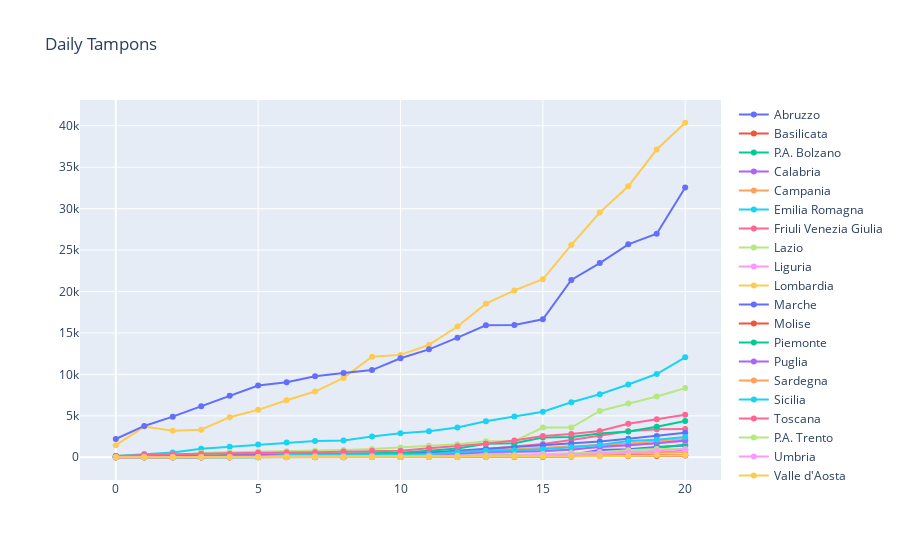

The notebook cell this image was saved under:
### Markdown cell above
# Cumulative number of test tempons

### Code cell
regioni=df.denominazione_regione.unique()
obs_death=[]

for r in regioni:
    
    y=df.loc[df.denominazione_regione==r].tamponi.values
    daily_y=[]
    for i in np.arange(len(y)-1):
        daily_y.append(y[i+1]-y[i])
        
    x= np.arange(len(y))
    obs=go.Scatter(x=x, y=y, mode='lines+markers',name= str(r))
    obs_death.append(obs)

layout = go.Layout(title='Daily Tampons')
iplot({"data": obs_death,"layout": layout})

### Figure 1 — Plotly figure (JSON) as saved in the notebook; plotly's stock layout.template omitted (floating-point values rounded to 4 significant figures)
{"data": [{"mode": "lines+markers", "name": "Abruzzo", "type": "scatter", "x": [0, 1, 2, 3, 4, 5, 6, 7, 8, 9, 10, 11, 12, 13, 14, 15, 16, 17, 18, 19, 20], "y": [5, 5, 13, 33, 33, 43, 52, 52, 52, 85, 96, 96, 123, 163, 237, 310, 310, 867, 958, 1232, 1419]}, {"mode": "lines+markers", "name": "Basilicata", "type": "scatter", "x": [0, 1, 2, 3, 4, 5, 6, 7, 8, 9, 10, 11, 12, 13, 14, 15, 16, 17, 18, 19, 20], "y": [0, 0, 0, 0, 0, 32, 39, 39, 42, 48, 54, 63, 75, 123, 135, 148, 155, 155, 155, 155, 208]}, {"mode": "lines+markers", "name": "P.A. Bolzano", "type": "scatter", "x": [0, 1, 2, 3, 4, 5, 6, 7, 8, 9, 10, 11, 12, 13, 14, 15, 16, 17, 18, 19, 20], "y": [1, 1, 1, 2, 2, 16, 20, 20, 20, 20, 20, 36, 36, 36, 36, 36, 75, 607, 811, 1135, 1497]}, {"mode": "lines+markers", "name": "Calabria", "type": "scatter", "x": [0, 1, 2, 3, 4, 5, 6, 7, 8, 9, 10, 11, 12, 13, 14, 15, 16, 17, 18, 19, 20], "y": [1, 2, 3, 14, 21, 27, 35, 39, 39, 46, 53, 99, 113, 113, 173, 360, 405, 483, 504, 711, 884]}, {"mode": "lines+markers", "name": "Campania", "type": "scatter", "x": [0, 1, 2, 3, 4, 5, 6, 7, 8, 9, 10, 11, 12, 13, 14, 15, 16, 17, 18, 19, 20], "y": [10, 10, 10, 10, 213, 373, 373, 373, 405, 429, 471, 471, 612, 980, 980, 1141, 1375, 1551, 1671, 1936, 2213]}, {"mode": "lines+markers", "name": "Emilia Romagna", "type": "scatter", "x": [0, 1, 2, 3, 4, 5, 6, 7, 8, 9, 10, 11, 12, 13, 14, 15, 16, 17, 18, 19, 20], "y": [148, 391, 577, 1033, 1277, 1550, 1795, 1973, 2012, 2500, 2884, 3136, 3604, 4344, 4906, 5494, 6640, 7600, 8787, 10043, 12054]}, {"mode": "lines+markers", "name": "Friuli Venezia Giulia", "type": "scatter", "x": [0, 1, 2, 3, 4, 5, 6, 7, 8, 9, 10, 11, 12, 13, 14, 15, 16, 17, 18, 19, 20], "y": [58, 89, 114, 141, 169, 189, 243, 269, 354, 376, 397, 577, 577, 997, 1344, 1602, 2073, 2604, 3149, 3376, 3407]}, {"mode": "lines+markers", "name": "Lazio", "type": "scatter", "x": [0, 1, 2, 3, 4, 5, 6, 7, 8, 9, 10, 11, 12, 13, 14, 15, 16, 17, 18, 19, 20], "y": [124, 124, 124, 552, 611, 679, 724, 773, 877, 995, 1175, 1373, 1582, 1929, 1929, 3591, 3591, 5592, 6491, 7335, 8345]}, {"mode": "lines+markers", "name": "Liguria", "type": "scatter", "x": [0, 1, 2, 3, 4, 5, 6, 7, 8, 9, 10, 11, 12, 13, 14, 15, 16, 17, 18, 19, 20], "y": [1, 39, 66, 78, 112, 121, 121, 121, 121, 133, 146, 229, 331, 401, 611, 694, 1025, 1174, 1442, 1750, 1973]}, {"mode": "lines+markers", "name": "Lombardia", "type": "scatter", "x": [0, 1, 2, 3, 4, 5, 6, 7, 8, 9, 10, 11, 12, 13, 14, 15, 16, 17, 18, 19, 20], "y": [1463, 3700, 3208, 3320, 4835, 5723, 6879, 7925, 9577, 12138, 12354, 13556, 15778, 18534, 20135, 21479, 25629, 29534, 32700, 37138, 40369]}, {"mode": "lines+markers", "name": "Marche", "type": "scatter", "x": [0, 1, 2, 3, 4, 5, 6, 7, 8, 9, 10, 11, 12, 13, 14, 15, 16, 17, 18, 19, 20], "y": [16, 21, 28, 46, 47, 68, 101, 137, 200, 288, 413, 585, 816, 1025, 1250, 1437, 1656, 1907, 2218, 2561, 2946]}, {"mode": "lines+markers", "name": "Molise", "type": "scatter", "x": [0, 1, 2, 3, 4, 5, 6, 7, 8, 9, 10, 11, 12, 13, 14, 15, 16, 17, 18, 19, 20], "y": [0, 0, 0, 0, 0, 0, 6, 13, 13, 19, 24, 104, 112, 116, 212, 225, 233, 238, 243, 247, 248]}, {"mode": "lines+markers", "name": "Piemonte", "type": "scatter", "x": [0, 1, 2, 3, 4, 5, 6, 7, 8, 9, 10, 11, 12, 13, 14, 15, 16, 17, 18, 19, 20], "y": [141, 141, 156, 156, 227, 308, 362, 434, 458, 543, 543, 793, 1046, 1636, 1681, 2374, 2431, 2879, 3105, 3680, 4375]}, {"mode": "lines+markers", "name": "Puglia", "type": "scatter", "x": [0, 1, 2, 3, 4, 5, 6, 7, 8, 9, 10, 11, 12, 13, 14, 15, 16, 17, 18, 19, 20], "y": [0, 0, 0, 0, 242, 252, 262, 278, 298, 322, 359, 395, 395, 627, 685, 747, 909, 1269, 1449, 1681, 2017]}, {"mode": "lines+markers", "name": "Sardegna", "type": "scatter", "x": [0, 1, 2, 3, 4, 5, 6, 7, 8, 9, 10, 11, 12, 13, 14, 15, 16, 17, 18, 19, 20], "y": [1, 1, 1, 1, 1, 1, 29, 29, 29, 42, 50, 99, 99, 149, 185, 204, 283, 302, 504, 530, 613]}, {"mode": "lines+markers", "name": "Sicilia", "type": "scatter", "x": [0, 1, 2, 3, 4, 5, 6, 7, 8, 9, 10, 11, 12, 13, 14, 15, 16, 17, 18, 19, 20], "y": [5, 5, 5, 5, 5, 6, 291, 307, 307, 367, 367, 367, 643, 791, 836, 955, 1194, 1477, 1950, 2100, 2452]}, {"mode": "lines+markers", "name": "Toscana", "type": "scatter", "x": [0, 1, 2, 3, 4, 5, 6, 7, 8, 9, 10, 11, 12, 13, 14, 15, 16, 17, 18, 19, 20], "y": [140, 296, 363, 410, 437, 531, 572, 613, 697, 776, 776, 1097, 1331, 1618, 2018, 2573, 2804, 3165, 4049, 4595, 5132]}, {"mode": "lines+markers", "name": "P.A. Trento", "type": "scatter", "x": [0, 1, 2, 3, 4, 5, 6, 7, 8, 9, 10, 11, 12, 13, 14, 15, 16, 17, 18, 19, 20], "y": [3, 3, 3, 32, 32, 43, 122, 122, 122, 122, 122, 122, 194, 228, 267, 399, 527, 593, 846, 1006, 1006]}, {"mode": "lines+markers", "name": "Umbria", "type": "scatter", "x": [0, 1, 2, 3, 4, 5, 6, 7, 8, 9, 10, 11, 12, 13, 14, 15, 16, 17, 18, 19, 20], "y": [0, 8, 8, 8, 8, 31, 35, 35, 45, 58, 88, 110, 134, 168, 183, 260, 340, 458, 576, 748, 965]}, {"mode": "lines+markers", "name": "Valle d'Aosta", "type": "scatter", "x": [0, 1, 2, 3, 4, 5, 6, 7, 8, 9, 10, 11, 12, 13, 14, 15, 16, 17, 18, 19, 20], "y": [7, 7, 7, 9, 9, 9, 10, 11, 12, 15, 21, 28, 32, 41, 67, 89, 99, 118, 189, 231, 230]}, {"mode": "lines+markers", "name": "Veneto", "type": "scatter", "x": [0, 1, 2, 3, 4, 5, 6, 7, 8, 9, 10, 11, 12, 13, 14, 15, 16, 17, 18, 19, 20], "y": [2200, 3780, 4900, 6164, 7414, 8659, 9056, 9782, 10176, 10515, 11949, 13023, 14429, 15918, 15956, 16643, 21400, 23438, 25691, 26980, 32546]}], "layout": {"title": {"text": "Daily Tampons"}}}
